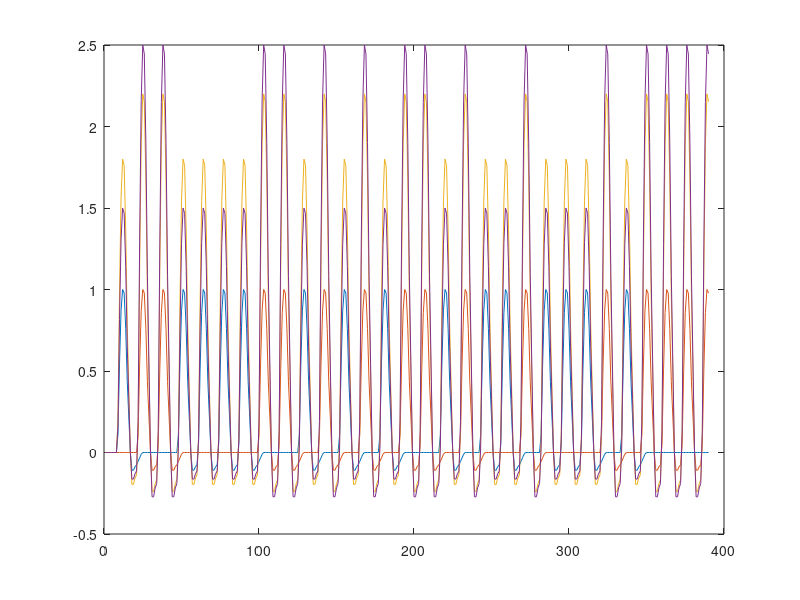

The MATLAB source for this figure:
hrf = [0 0 1 5 8 9.2 9 7 4 2 0 -1 -1 -0.8 -0.7 -0.5 -0.3 -0.1 0];
hrf = hrf / max(hrf);
time = zeros(1, 390);
odor1 = [7 46 59 72 85 124 150 176 215 241 254 280 293 306 332];
odor1time=time;
odor1time(odor1)=1;
odor2 = [20 33 98 111 137 163 189 202 228 267 319 345 358 371 384];
odor2time=time;
odor2time(odor2)=1;
n=2;
voxel=zeros(n,390);
for i=1:n
    % oddvoxel:3-4 even:2-3
    odorhrf=conv(odor1time*(mod(i,2)+2+normrnd(0,0.05))+odor2time*(mod(i,2)+3+normrnd(0,0.05)),hrf);
    odorhrf=odorhrf(1:390);
    % 80% chance response to intensity
    if unifrnd(0,1)>0.2
        inthrf=conv(odor1time*(1.8+normrnd(0,0.05))+odor2time*(2.2+normrnd(0,0.05)),hrf);
    else
        inthrf=conv(odor1time*(1+normrnd(0,0.05))+odor2time*(1+normrnd(0,0.05)),hrf);
    end
    inthrf=inthrf(1:390);
    % 30% chance response to valence
    if unifrnd(0,1)>0.7
        valhrf=conv(odor1time*(1.5+normrnd(0,0.01))+odor2time*(2.5+normrnd(0,0.01)),hrf);
    else
        valhrf=conv(odor1time*(1+normrnd(0,0.01))+odor2time*(1+normrnd(0,0.01)),hrf);
    end
    valhrf=valhrf(1:390);
    % add noise
    noise1=conv(normrnd(0,0.2,[1,390]),hrf);
    noise1=noise1(1:390);
    noise2=normrnd(0,0.5,[1,390]);
    voxel(i,:)=odorhrf+noise1+noise2;
end
plot(voxel')
% regressors
resodor1=conv(odor1time,hrf);
resodor2=conv(odor2time,hrf);
resval=conv(odor1time*1.8+odor2time*2.2,hrf);
resint=conv(odor1time*1.5+odor2time*2.5,hrf);
designmat=[resodor1;resodor2;resval;resint];
designmat=designmat(:,1:390);
plot(designmat')